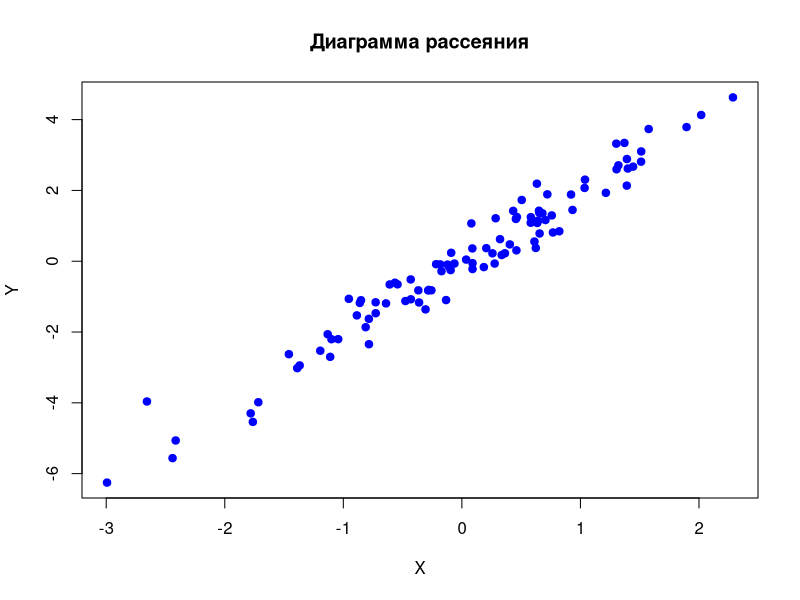

Write R code to recreate this figure.
# Скрипт R для построения диаграммы рассеяния и сохранения в файл со случайным именем

# Генерация случайных данных
set.seed(42) # Для воспроизводимости
x <- rnorm(100)
y <- 2 * x + rnorm(100, sd = 0.5)

# Создание имени файла
# Используем дробную часть времени в секундах как "случайную" часть имени
# Формат: scatter_plot_123.456.png
time_sec <- Sys.time()
time_formatted <- gsub("\\.", "_", format(time_sec, "%OS3"))
random_filename <- paste0("scatter_plot_", time_formatted, ".png")

# Построение графика и сохранение в файл
png(random_filename, width = 800, height = 600)
plot(x, y, main = "Диаграмма рассеяния", xlab = "X", ylab = "Y", pch = 19, col = "blue")
dev.off()

cat("График сохранен в файл:", random_filename, "\n")
